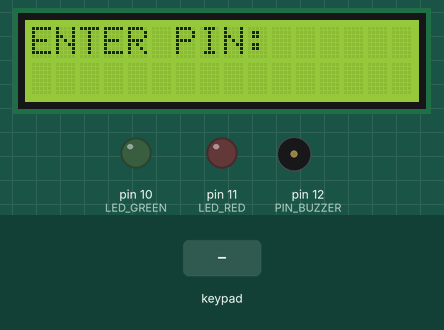
The sketch below on a simulated Arduino Uno, built with avr-gcc and run on an emulated ATmega328P. Shown: 16×2 character LCD, output pins drawn as LEDs (lit = HIGH), buzzer (waves = sounding). The test bench sets the inputs (shaded band). What the sketch prints to the serial monitor is not drawn.

Above: at 1.2 s.
1.3 s: keypad keys 1 2 3 4 # pressed 0.4 s apart
At 4.5 s:
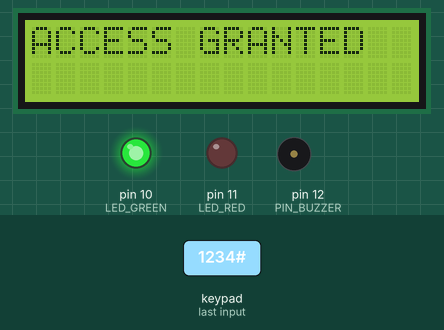
4.8 s: keypad keys 9 8 7 6 # pressed 0.4 s apart
At 8.0 s:
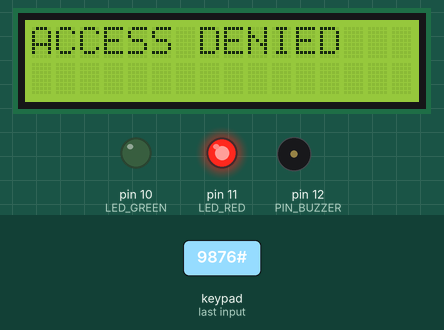
8.9 s: key '1' pressed
At 10.1 s:
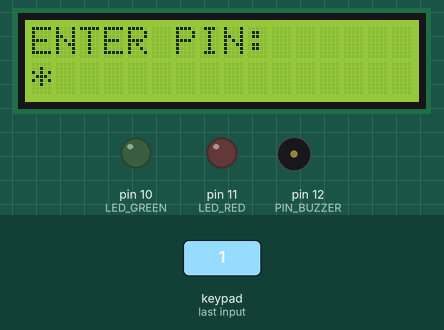
10.4 s: key '2' pressed
At 11.3 s:
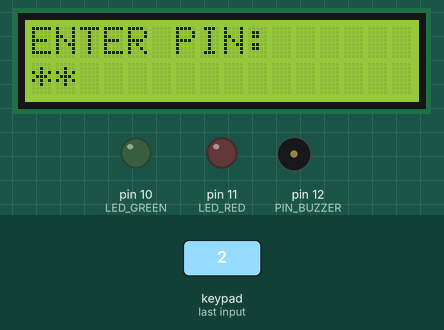
Timing chart, 0 to 12.9 s (numbered marks = the images above; inputs shaded):
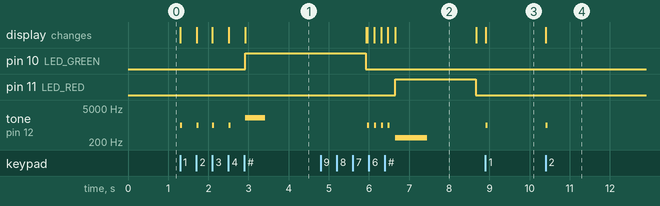

The sketch:

access_control.ino
```cpp
#include <Wire.h>
#include <LiquidCrystal_I2C.h>
#include <Keypad.h>

// Hardware Pin Assignments
const int LED_GREEN = 10;
const int LED_RED = 11;
const int PIN_BUZZER = 12;

// Password Configuration
const String CORRECT_PIN = "1234";
String inputPin = "";
int wrongAttempts = 0;
bool isLocked = false;
unsigned long lockStartTime = 0;

// LCD Definition (Address 0x27 is standard for I2C 16x2 screens)
LiquidCrystal_I2C lcd(0x27, 16, 2);

// 4x4 Keypad Setup Matrix
const byte ROWS = 4;
const byte COLS = 4;
char keys[ROWS][COLS] = {
  {'1','2','3','A'},
  {'4','5','6','B'},
  {'7','8','9','C'},
  {'*','0','#','D'}
};
byte rowPins[ROWS] = {9, 8, 7, 6}; // Row connections
byte colPins[COLS] = {5, 4, 3, 2}; // Column connections

Keypad customKeypad = Keypad(makeKeymap(keys), rowPins, colPins, ROWS, COLS);

void resetUI() {
  inputPin = "";
  lcd.clear();
  lcd.setCursor(0, 0);
  lcd.print("ENTER PIN:");
  lcd.setCursor(0, 1);
}

void setup() {
  Serial.begin(9600);

  pinMode(LED_GREEN, OUTPUT);
  pinMode(LED_RED, OUTPUT);
  pinMode(PIN_BUZZER, OUTPUT);

  lcd.init();
  lcd.backlight();

  resetUI();
  Serial.println("Access Control System Initialized.");
}

void loop() {
  unsigned long now = millis();

  // 1. Non-blocking System Lockout Check
  if (isLocked) {
    long elapsed = now - lockStartTime;
    long remaining = (10000 - elapsed) / 1000;

    if (remaining > 0) {
      lcd.setCursor(0, 0);
      lcd.print("SYSTEM LOCKED!  ");
      lcd.setCursor(0, 1);
      lcd.print("Wait: "); lcd.print(remaining); lcd.print("s    ");
      delay(200); // Small delay to avoid blinking text
      return;
    } else {
      isLocked = false;
      wrongAttempts = 0;
      resetUI();
      Serial.println("[SYSTEM] System automatically unlocked.");
    }
  }

  // 2. Process Keypad Inputs
  char key = customKeypad.getKey();

  if (key) {
    // If it's a numeric digit, collect it up to 4 digits
    if (key >= '0' && key <= '9') {
      if (inputPin.length() < 4) {
        inputPin += key;
        lcd.setCursor(inputPin.length() - 1, 1);
        lcd.print('*'); // Obfuscate password visibility
        tone(PIN_BUZZER, 1000, 50); // Audible key click
      }
    }
    // '#' acts as the Enter key
    else if (key == '#') {
      if (inputPin.length() == 4) {
        if (inputPin == CORRECT_PIN) {
          // Access Granted Process
          Serial.println("[ACCESS] Success: Correct code supplied.");
          lcd.clear();
          lcd.print("ACCESS GRANTED");
          digitalWrite(LED_GREEN, HIGH);
          tone(PIN_BUZZER, 2000, 500);
          delay(3000);
          digitalWrite(LED_GREEN, LOW);
          wrongAttempts = 0;
          resetUI();
        }
        else {
          // Access Denied Process
          wrongAttempts++;
          Serial.print("[ACCESS] Failure: Invalid PIN code entered. Attempt Count: ");
          Serial.println(wrongAttempts);

          lcd.clear();
          lcd.print("ACCESS DENIED");
          digitalWrite(LED_RED, HIGH);

          // Sound a harsh buzzer alarm
          tone(PIN_BUZZER, 300, 800);
          delay(2000);
          digitalWrite(LED_RED, LOW);

          if (wrongAttempts >= 3) {
            isLocked = true;
            lockStartTime = millis();
            Serial.println("[ALERT] Too many failed attempts! Hard security freeze initialized.");
          } else {
            resetUI();
          }
        }
      }
    }
    // '*' acts as a Clear key
    else if (key == '*') {
      resetUI();
    }
  }
}
```

Measured:
- after the input at 1.3 s, pin 10 (LED_GREEN): LOW → HIGH after 1.6 s; tone on pin 12 (PIN_BUZZER): plays 1000 Hz for 0.05 s, 1000 Hz for 0.05 s, 1000 Hz for 0.05 s, 1000 Hz for 0.05 s, 2000 Hz for 0.50 s, starting at once; the display: first changes at once (image 1 shows a later state)
- after the input at 4.8 s, pin 11 (LED_RED): LOW → HIGH after 1.9 s, → LOW 2.0 s later; tone on pin 12 (PIN_BUZZER): plays 1000 Hz for 0.05 s, 1000 Hz for 0.05 s, 1000 Hz for 0.05 s, 1000 Hz for 0.05 s, 300 Hz for 0.80 s, starting after 1.2 s; the display: first differs from a run without the input after 1.2 s (image 2 shows a later state)
- after the input at 8.9 s, tone on pin 12 (PIN_BUZZER): silent → 1000 Hz at once, → silent 0.05 s later; the display: changes at once (image 3)
- after the input at 10.4 s, tone on pin 12 (PIN_BUZZER): silent → 1000 Hz at once, → silent 0.05 s later; the display: changes at once (image 4)
- what the display in image 2 shows lasts 2.0 s, from 6.7 s to 8.7 s
